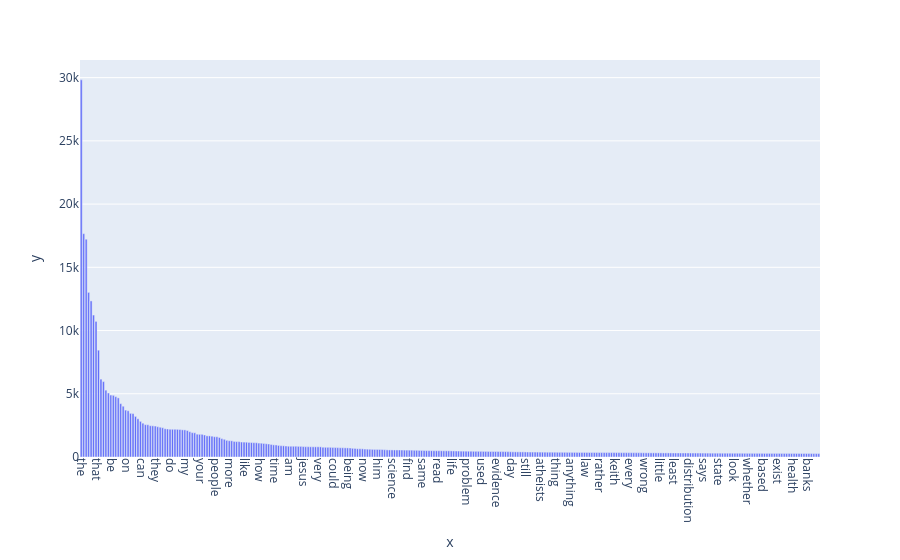

The notebook cell this image was saved under:
### Markdown cell above
### >>> **Exercise 14 (take home):** 
Additionally, you can attempt to sort the terms on the `x-axis` by frequency instead of in alphabetical order. This way the visualization is more meaninfgul and you will be able to observe the so called [long tail](https://en.wikipedia.org/wiki/Long_tail) (get familiar with this term since it will appear a lot in data mining and other statistics courses). see picture below

![alt txt](https://upload.wikimedia.org/wikipedia/commons/thumb/8/8a/Long_tail.svg/1000px-Long_tail.svg.png)

### Code cell
# Answer here
import plotly.express as px

i = np.argsort(-term_frequencies)[:300] # only find top 
top_terms = count_vect.get_feature_names_out()[i]
top_freqs = term_frequencies[i]

fig = px.bar(x=top_terms, y=top_freqs)
fig.update_xaxes(tickangle=90)
fig.show()

### Figure 1 — Plotly figure (JSON) as saved in the notebook; plotly's stock layout.template omitted (floating-point values rounded to 4 significant figures; data arrays with more than 128 entries replaced by an {"elided": "..."} marker saying what was removed)
{"data": [{"hovertemplate": "x=%{x}<br>y=%{y}<extra></extra>", "legendgroup": "", "marker": {"color": "#636efa", "pattern": {"shape": ""}}, "name": "", "orientation": "v", "showlegend": false, "textposition": "auto", "type": "bar", "x": {"elided": "300 str values"}, "xaxis": "x", "y": {"elided": "300 int values"}, "yaxis": "y"}], "layout": {"barmode": "relative", "legend": {"tracegroupgap": 0}, "margin": {"t": 60}, "xaxis": {"anchor": "y", "domain": [0, 1], "tickangle": 90, "title": {"text": "x"}}, "yaxis": {"anchor": "x", "domain": [0, 1], "title": {"text": "y"}}}}
